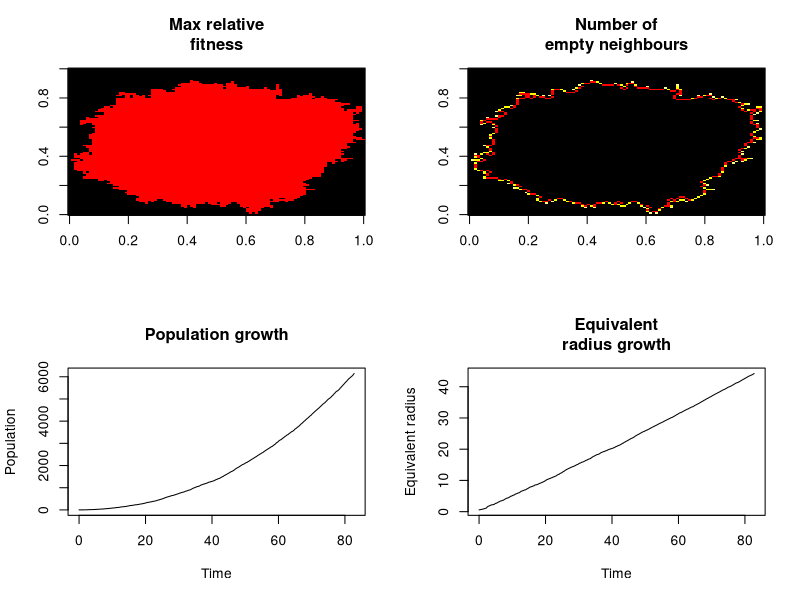

R code for this plot:
################################### 
####### function definitions:
################################### 

# get the neighbourhood of a site:
nhood <- function(x, y, type = "von Neumann") {
  if(type != "Moore" && type != "von Neumann") stop("Neighbourhood type must be either Moore or von Neumann")
  if(type == "Moore") res <- list(c(x - 1, y), c(x + 1, y), c(x, y - 1), 
                                  c(x, y + 1),c(x - 1, y - 1), c(x + 1, y + 1), 
                                  c(x - 1, y + 1), c(x + 1, y - 1)) 
  else res <- list(c(x - 1, y), c(x + 1, y), c(x, y - 1), c(x, y + 1))
  
  return(res[sample(seq(length(res)), length(res), replace=F)])
}

# count the empty spaces in a neighbourhood:
count_spaces <- function(candidate, nhood_type) {
  neighbours <- nhood(candidate[1], candidate[2], nhood_type)
  count <- 0
  return(nhood_size - sum(sign(sapply(neighbours, function(e) sites[e[1], e[2]]))))
}

################################### 
####### parametrisation:
###################################

grid_width <- 100 # width of the grid
nhood_type <- "von Neumann" # neighbourhood type
set.seed(5) # seed for random number generator (for replicable results)
occupied <- list(c(ceiling(grid_width/2), ceiling(grid_width/2))) # list of initially occupied sites
max_iter <- 1E4 # set a max number of iterations (just in case)
mutation_rate <- 0 # mutation rate per cell division
mutation_effect <- 0 # fitness effect per mutation

################################### 
####### intialisation:
###################################

# initialise the site states:
sites <- matrix(0, nrow = grid_width, ncol = grid_width)
num_occupied <- length(occupied) # number of occupied sites
for(i in 1:num_occupied) sites[occupied[[i]][1], occupied[[i]][2]] <- 1

# neighbourhood size:
nhood_size <- length(nhood(1, 1, nhood_type))

# initialise the array that maps from grid sites to list entries:
index_map <- matrix(NA, nrow = grid_width, ncol = grid_width)

# initial list of occupied sites that are next to at least one empty site,
# and initial list of how many empty neighbours each has:
num_has_space <- 0
has_space <- list()
how_many_spaces <- list()
for(x in 2:(grid_width - 1)) for(y in 2:(grid_width - 1)) {
  candidate <- c(x, y)
  spaces <- count_spaces(candidate, nhood_type)
  # if not all neighbours are occupied then add the site to the list:
  if(sites[candidate[1], candidate[2]] > 0 && spaces > 0) {
    num_has_space <- num_has_space + 1 # number of sites that have space
    has_space[[num_has_space]] <- candidate # list of sites that have space
    how_many_spaces[[num_has_space]] <- spaces # list of numbers of spaces for the sites that have space
    index_map[candidate[1], candidate[2]] <- num_has_space # map from from grid sites to list entries
  }
}

# initialise the timer and the output dataframe:
timer <- 0
output_df <- data.frame(Time = timer, Population = num_occupied)

################################### 
####### run the model:
################################### 

for(iter in 1:max_iter) {
  # pick a cell to divide:
  candidate <- sample(1:num_has_space, 1, prob = unlist(how_many_spaces) * sapply(has_space, function(e) sites[e[1], e[2]]))
  # find the cell's neighbours:
  neighbours <- nhood(has_space[[candidate]][1], has_space[[candidate]][2], nhood_type)
  # randomise the order in which neighbours will be tested:
  test_order <- sample(1:length(neighbours))
  
  # test neighbours one by one:
  num_tested <- 0
  for(i in test_order) {
    # keep count of the number of occupied neighbours (for error checking):
    if(sites[neighbours[[i]][1], neighbours[[i]][2]] > 0) num_tested <- num_tested + 1
    # if the neighbouring site is empty then make it occupied:
    else {
      num_occupied <- num_occupied + 1
      new_site <- neighbours[[i]]
      parent_site <- has_space[[candidate]]
      # mutation:
      if(runif(1) < mutation_rate) sites[new_site[1], new_site[2]] <- (1 + mutation_effect) * sites[parent_site[1], parent_site[2]]
      else sites[new_site[1], new_site[2]] <- sites[parent_site[1], parent_site[2]]
      break
    }
  }
  # error check:
  if(num_tested == length(neighbours)) stop("Site wrongly listed as having space to divide")
  
  # time between events is drawn from an exponential distribution,
  # consistent with the Gillespie algorithm:
  sum_of_rates <- sum(sapply(has_space, function(e) sites[e[1], e[2]]) * unlist(how_many_spaces) / nhood_size)
  timer <- timer + rexp(1, sum_of_rates)
  
  # record the time and the population size:
  output_df <- rbind(output_df, c(timer, num_occupied))
  
  # stop if a cell has reached the edge of the grid:
  if(new_site[1] >= grid_width || new_site[1] <= 1 || new_site[2] >= grid_width || new_site[2] <= 1) break
  
  # update the other lists for the newly occupied site, if it has empty neighbours:
  spaces <- count_spaces(new_site, nhood_type)
  if(spaces > 0) {
    num_has_space <- num_has_space + 1 # number of sites that have space
    has_space[[num_has_space]] <- new_site # list of sites that have space
    how_many_spaces[[num_has_space]] <- spaces # list of numbers of spaces for the sites that have space
    index_map[new_site[1], new_site[2]] <- num_has_space # map from from grid sites to list entries
  }
  
  # update list entries for neighbouring occupied sites:
  neighbours <- nhood(new_site[1], new_site[2], nhood_type)
  for(candidate in neighbours) if(sites[candidate[1], candidate[2]] > 0) {
    index <- index_map[candidate[1], candidate[2]]
    # error check:
    if(is.na(index)) stop("Site wrongly listed in index_map")
    
    # decrement the number of empty spaces neighbouring the site:
    how_many_spaces[[index]] <- how_many_spaces[[index]] - 1
    
    # if there are no neighbouring empty sites then remove the site from the lists:
    if(how_many_spaces[[index]] == 0) {
      has_space[[index]] <- NULL # removes the entry and shifts subsequent entries down one slot
      how_many_spaces[[index]] <- NULL # removes the entry and shifts subsequent entries down one slot
      num_has_space <- num_has_space - 1
      index_map[candidate[1], candidate[2]] <- NA
      index_map[which(index_map > index)] <- index_map[which(index_map > index)] - 1 # because entries have shifted by one slot
    }
  }
}

################################### 
####### plot the results:
################################### 
par(mfrow = c(2, 2))
# plot the occupied sites,
# after changing the value assigned to empty sites (for clearer plotting):
num_types <- length(unique(as.numeric(sites))) # number of unique fitness values
sites_for_plot <- sites
if(num_types > 2) sites_for_plot[which(sites_for_plot == 0)] <- min(sites[which(sites > 0)]) - (max(sites) - min(sites[which(sites > 0)])) / 3
image(sites_for_plot, main = "Max relative\nfitness", col = c("black", heat.colors(num_types - 1)))

# plot the numbers of empty neighbours:
space_grid <- matrix(0, nrow = grid_width, ncol = grid_width)
for(x in 1:grid_width) for(y in 1:grid_width) {
  index <- index_map[x, y]
  if(!is.na(index)) space_grid[x, y] <- how_many_spaces[[index]]
}
image(space_grid, main = "Number of\nempty neighbours", col = c("black", heat.colors(nhood_size)))

# plot the growth curves of population and equivalent radius:
plot(Population ~ Time, data = output_df, type = "l", main = "Population growth")
plot(sqrt(Population / pi) ~ Time, data = output_df, type = "l", ylab = "Equivalent radius", main = "Equivalent\nradius growth")

